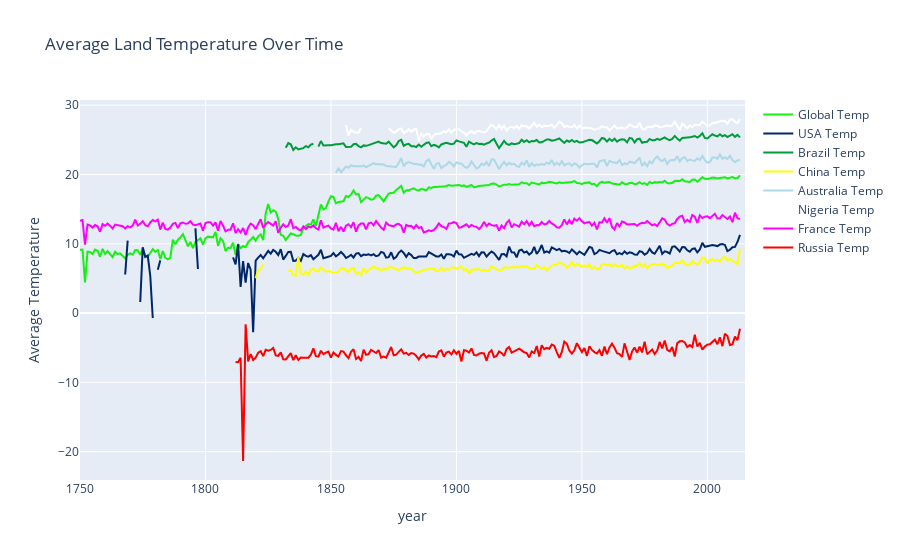

Notebook cell for this chart:
### Code cell
fig = go.Figure(data=data, layout=layout)
py.iplot(fig)

### Figure 1 — Plotly figure (JSON) as saved in the notebook; plotly's stock layout.template omitted (floating-point values rounded to 4 significant figures; data arrays with more than 128 entries replaced by an {"elided": "..."} marker saying what was removed)
{"data": [{"line": {"color": "rgb(23, 240, 19)"}, "name": "Global Temp", "type": "scatter", "x": {"elided": "266 str values"}, "y": {"elided": "266 float values"}}, {"line": {"color": "rgb(0, 40, 104)"}, "name": "USA Temp", "type": "scatter", "x": {"elided": "266 str values"}, "y": {"elided": "266 float values"}}, {"line": {"color": "rgb(0, 156, 59)"}, "name": "Brazil Temp", "type": "scatter", "x": {"elided": "266 str values"}, "y": {"elided": "266 float values"}}, {"line": {"color": "rgb(255,255,0)"}, "name": "China Temp", "type": "scatter", "x": {"elided": "266 str values"}, "y": {"elided": "266 float values"}}, {"line": {"color": "rgb(173, 216, 230)"}, "name": "Australia Temp", "type": "scatter", "x": {"elided": "266 str values"}, "y": {"elided": "266 float values"}}, {"line": {"color": "rgb(255,255,255)"}, "name": "Nigeria Temp", "type": "scatter", "x": {"elided": "266 str values"}, "y": {"elided": "266 float values"}}, {"line": {"color": "rgb(255,0,255)"}, "name": "France Temp", "type": "scatter", "x": {"elided": "266 str values"}, "y": {"elided": "266 float values"}}, {"line": {"color": "rgb(255,0,0)"}, "name": "Russia Temp", "type": "scatter", "x": {"elided": "266 str values"}, "y": {"elided": "266 float values"}}], "layout": {"title": {"text": "Average Land Temperature Over Time"}, "xaxis": {"title": {"text": "year"}}, "yaxis": {"title": {"text": "Average Temperature"}}}}
